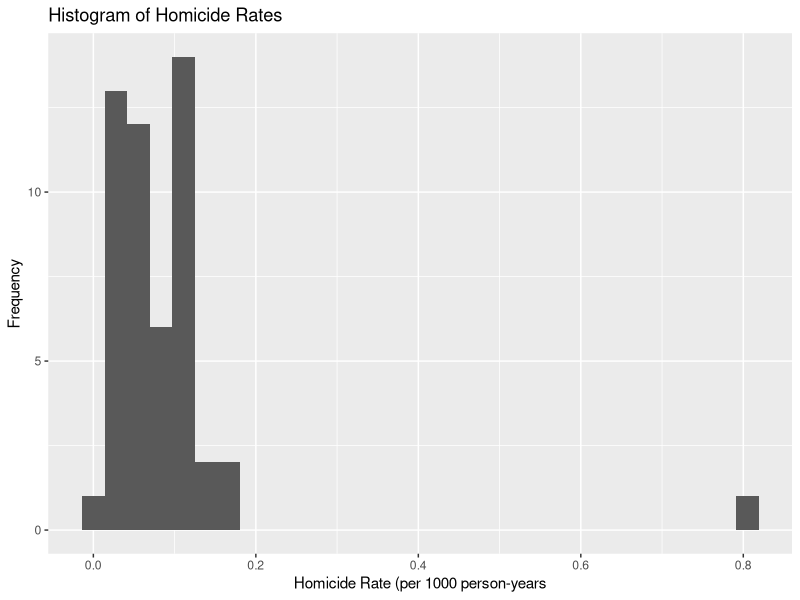
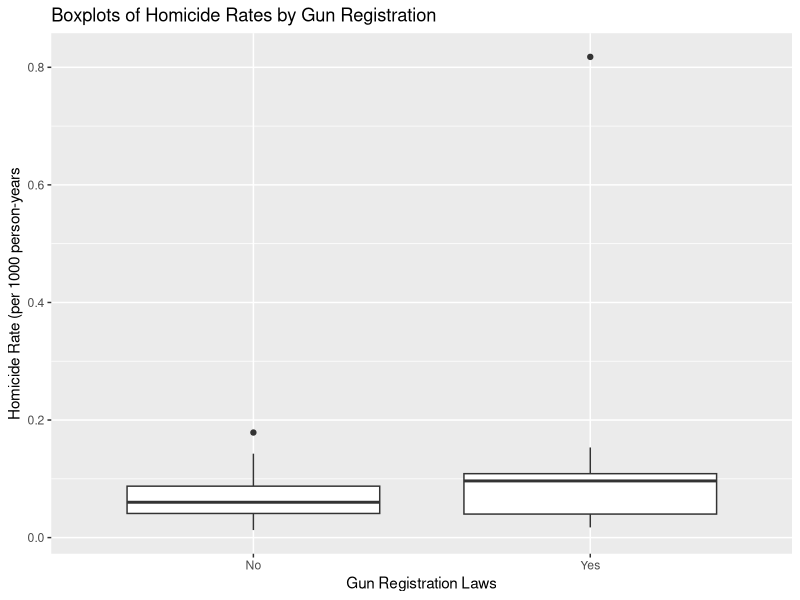
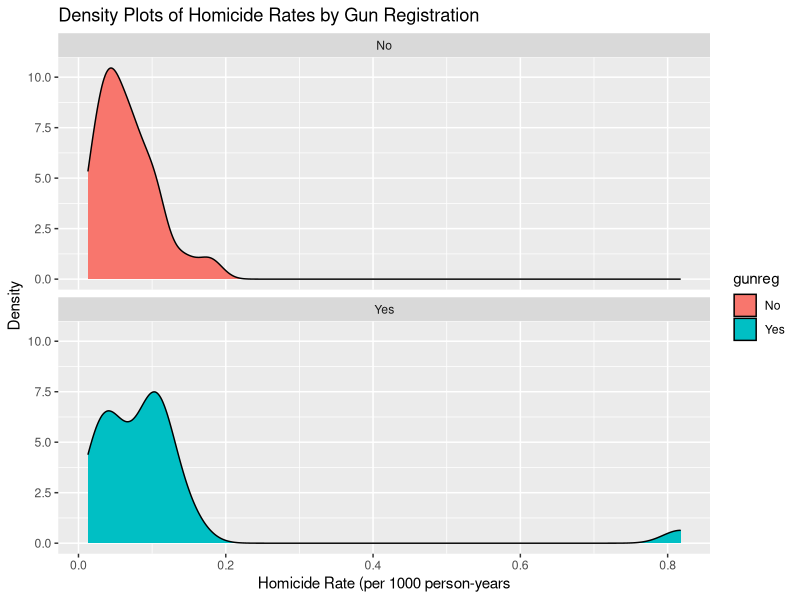
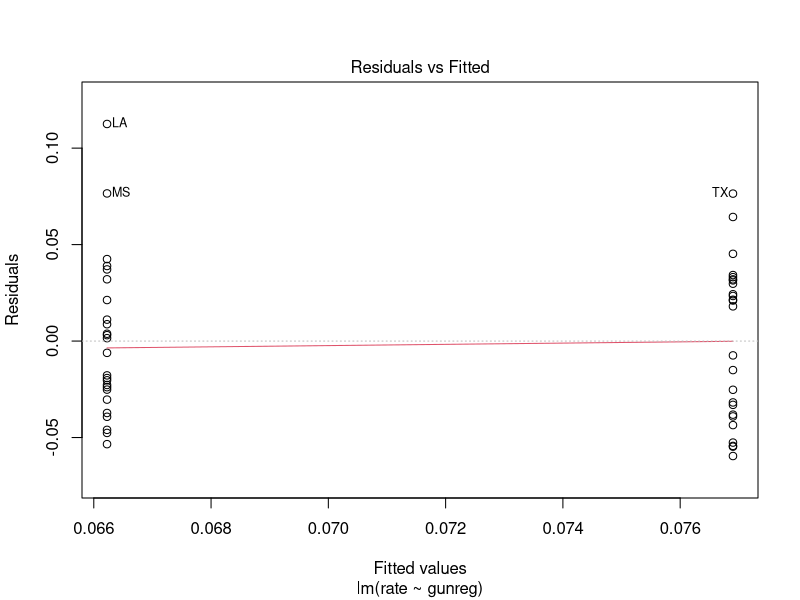
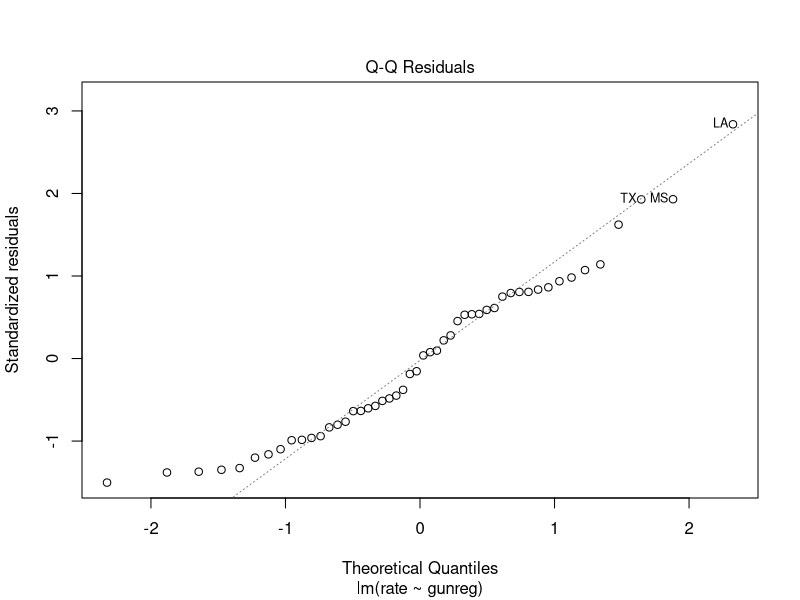
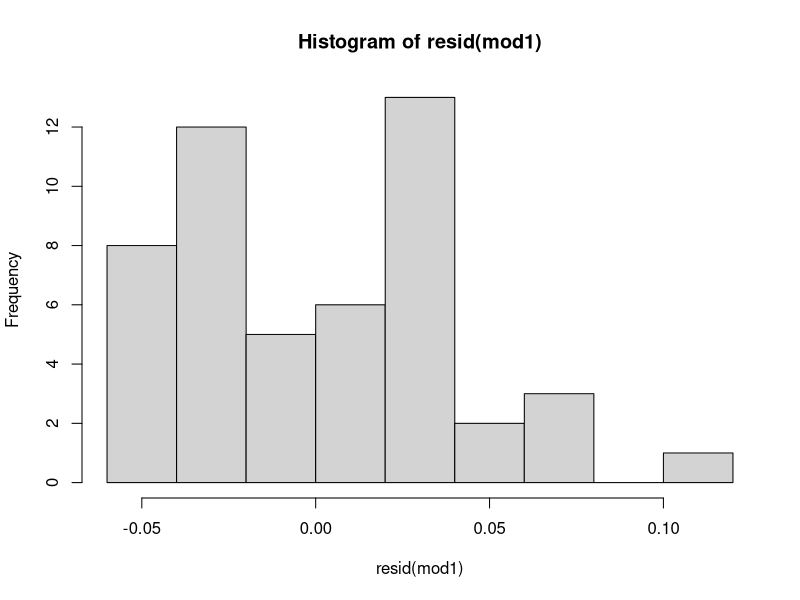
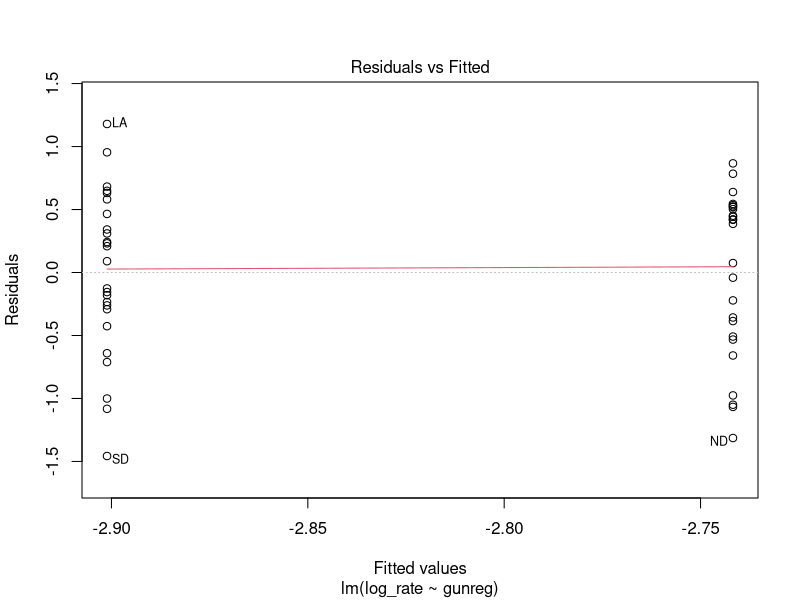
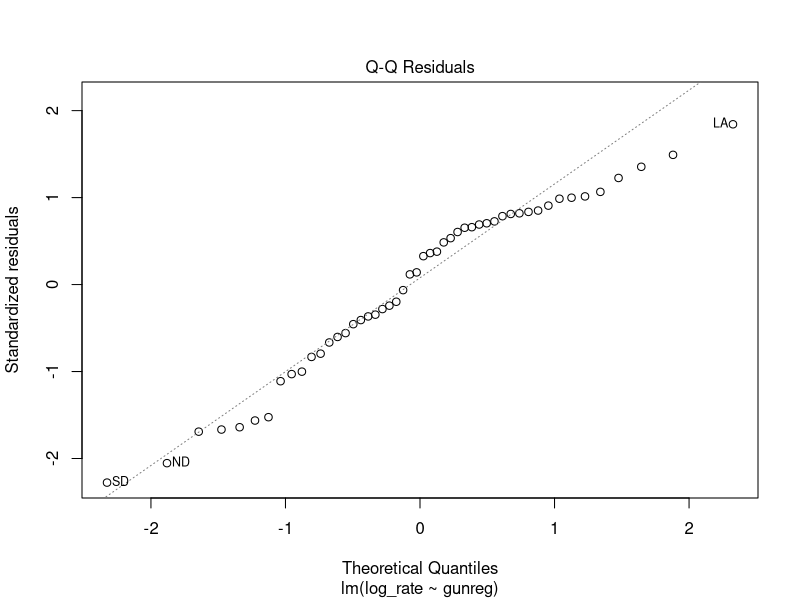

Recreate these plots in R, in order.
## ---- chunk 1
knitr::opts_chunk$set(echo = TRUE)
library(tidyverse)
## ---- chunk 2
"GunReg" <- 
structure(.Data = list(
"pop" = c(4089, 2372, 30380, 3291, 598, 13277, 1135, 2795, 11543, 5996, 
   4860, 9368, 4432, 5158, 6737, 635, 7760, 18058, 10939, 11961, 1004,
   3560, 4953, 17349, 1770, 5018, 570, 3750, 3377, 680, 6623,
   1039, 5610, 2495, 3713, 4252, 1235, 2592, 808, 1593, 1105,
   1548, 1284, 3175, 2922, 703, 6286, 567, 4955, 1801, 460.), 
"area" = c(52.4, 53.2, 163.7, 5.5, 0.1, 65.8, 10.9, 56.3, 57.9, 10.6, 
   12.4, 96.8, 86.9, 69.7, 53.8, 70.7, 8.7, 54.5, 44.8, 46.1, 1.5, 32, 
   42.1, 268.6, 84.9, 71.3, 656.4, 114, 104.1, 2.5, 59.4, 83.6, 36.4, 
   82.3, 40.4, 51.8, 35.4, 48.4, 147, 77.4, 9.4, 121.6, 110.6, 69.9, 
   98.4, 77.1, 42.8, 9.6, 65.5, 24.2, 97.8), 
"urban" = c(60, 54, 93, 79, 100, 85, 89, 61, 85, 84, 81, 70, 71, 53, 
   50, 53, 89, 84, 74, 69, 86, 55, 61, 80, 87, 76, 68, 88, 82,
   73, 63, 57, 65, 69, 52, 68, 45, 47, 53, 66, 51, 73, 88,
   68, 71, 50, 69, 32, 66, 36, 65.), 
"poverty" = c(19, 18.4, 14.2, 5.8, 19.2, 14.1, 10, 10.1, 13.3, 10.2, 
   9.3, 13.9, 12, 13.6, 13.2, 13.5, 9, 14.1, 11.8, 10.8, 8.2, 16.5, 
   16.9, 16.8, 9.8, 26.2, 11.2, 14.2, 12.1, 8.1, 16, 13.7, 14.1, 11.1, 
   17.4, 22, 12.5, 23.8, 15.8, 10.9, 7.1, 20.9, 10.7, 15.8, 11.3, 13.5, 
   10.6, 7.1, 9.2, 17.2, 10.6), 
"gunreg" = c(1, 1, 1, 1, 1, 1, 1, 1, 1, 1, 1, 1, 1, 1, 1, 1, 1, 1, 1,
   1, 1, 1, 1, 1, 1, 1, 0, 0, 0, 0, 0, 0, 0, 0, 0, 0,
   0, 0, 0, 0, 0, 0, 0, 0, 0, 0, 0, 0, 0, 0, 0.), 
"homicides" = c(410, 240, 3710, 170, 489, 1300, 44, 62, 1270, 200, 540, 
   1020, 100, 550, 730, 11, 350, 2550, 760, 740, 38, 350, 470, 2660,
   43, 220, 56, 290, 155, 32, 720, 21, 380, 150, 260, 760,
   23, 370, 29, 43, 32, 160, 135, 220, 120, 9, 550, 24, 240,
   135, 20.)), 
names = c("pop", "area", "urban", "poverty", "gunreg", "homicides"), 
row.names = c("AL", "AR", "CA", "CT", "DC", "FL", "HI", "IA", "IL", "MA", 
   "MD", "MI", "MN", "MO", "NC", "ND", "NJ", "NY", "OH", "PA", "RI", "SC", 
   "TN", "TX", "UT", "WA", "AK", "AZ", "CO", "DE", "GA", "ID", "IN", "KS", 
   "KY", "LA", "ME", "MS", "MT", "NE", "NH", "NM", "NV", "OK", "OR", "SD", 
   "VA", "VT", "WI", "WV", "WY"), class = "data.frame")
## ---- chunk 3
names(GunReg)
dim(GunReg)
summary(GunReg)
str(GunReg)
glimpse(GunReg)

# Top 10 population
GunReg %>% arrange(desc(pop)) %>% slice_head(n = 10)

# Top 10 number of homicides
GunReg %>% arrange(desc(homicides)) %>% slice_head(n = 10)

# Bottom 10 number of homicides
GunReg %>% arrange(desc(homicides)) %>% slice_tail(n = 10)

## ---- chunk 4
# Gun registration character vector
# Homicide rates (per 1,000 person-years):
GunReg <- GunReg %>% mutate(
  gunreg_ind = gunreg,
  gunreg = case_when(
    gunreg_ind == 0 ~ "No",
    gunreg_ind == 1 ~ "Yes"
  ),
  rate = homicides/pop
  )

# Top 10 homicide rates
GunReg %>% arrange(desc(rate)) %>% slice_head(n = 10)

# Homicide rate by gun registration law status
GunReg %>% group_by(gunreg) %>%
  summarize(
    tot_pop = sum(pop),
    tot_hom = sum(homicides),
    overall_rate = sum(homicides)/sum(pop)
    )
## ---- chunk 5
# Distribution of homicide rates
GunReg %>% ggplot(aes(x = rate)) +
  geom_histogram(bins = 30) +
  labs(x = "Homicide Rate (per 1000 person-years",
       y = "Frequency",
       title = "Histogram of Homicide Rates")

# Homicide rates by gun registration status
GunReg %>% ggplot(aes(x = gunreg, y = rate)) +
  geom_boxplot() +
  labs(x = "Gun Registration Laws",
       y = "Homicide Rate (per 1000 person-years",
       title = "Boxplots of Homicide Rates by Gun Registration")

GunReg %>% ggplot(aes(x = rate, fill = gunreg)) +
  geom_density() + facet_wrap(vars(gunreg), nrow = 2) +
  labs(x = "Homicide Rate (per 1000 person-years",
       y = "Density",
       title = "Density Plots of Homicide Rates by Gun Registration")
## ---- chunk 6
mod1 <- lm(rate ~ gunreg, data = GunReg, subset = GunReg$rate < 0.2)
summary(mod1)
plot(mod1, c(1,2))
hist(resid(mod1))
## ---- chunk 7
# Create log-transformed rate variable
GunReg <- GunReg %>% mutate(log_rate = log(rate))

mod2 <- lm(log_rate ~ gunreg, data = GunReg, subset = GunReg$rate < 0.2)
summary(mod2)
plot(mod2, c(1,2))
hist(resid(mod2))
